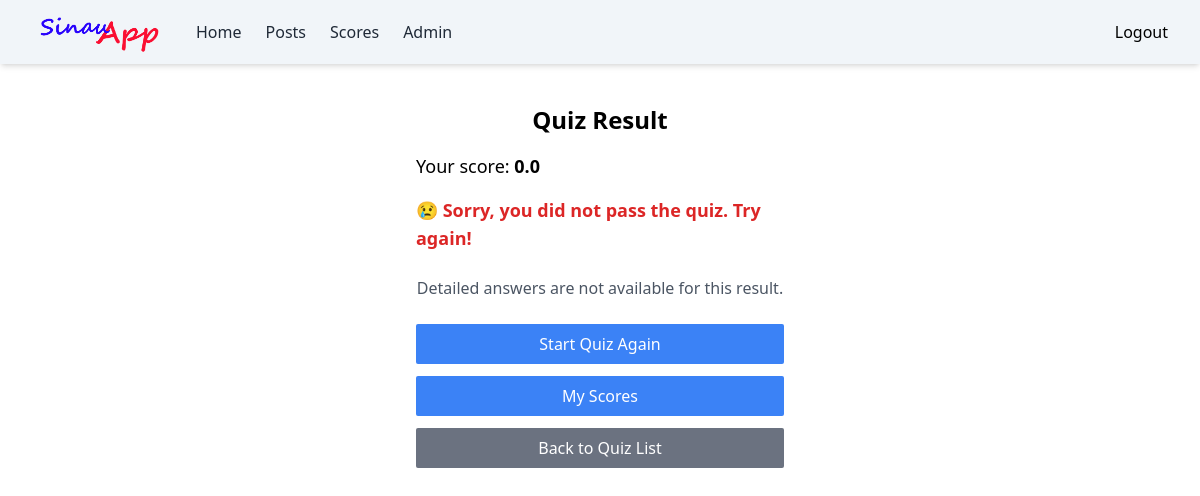
The page /quiz/quiz/1/result/ (signed in) on the database as committed earlier.
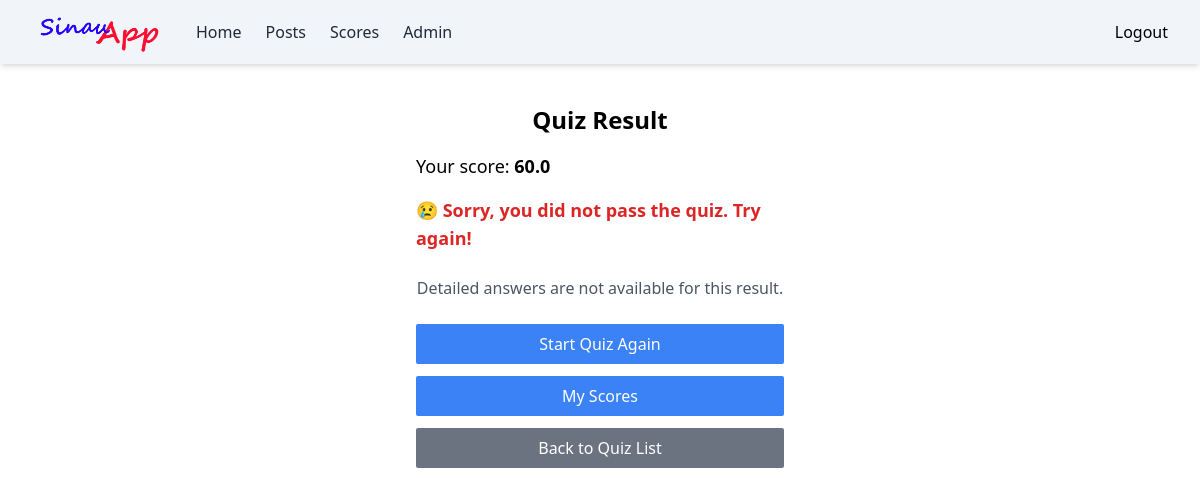
The same page on the database as committed later.
### quiz/models.py (models this page shows, shortened)
class Result(models.Model):
  quiz = models.ForeignKey(Quiz, on_delete=models.CASCADE)
  user = models.ForeignKey(User, on_delete=models.CASCADE)
  score = models.FloatField()
  created = models.DateTimeField(auto_now_add=True)

### quiz/views.py (the view)
# urls.py: path('quiz/<int:pk>/result/', views.quiz_result, name='quiz_result'),
@login_required
def quiz_result(request, pk):
    quiz = get_object_or_404(Quiz, pk=pk)
    quiz_result = request.session.get('quiz_result')
    if quiz_result and Result.objects.filter(id=quiz_result['result_id'], quiz=quiz, user=request.user).exists():
        del request.session['quiz_result']
        return render(request, 'quiz/quiz_result.html', {
            'quiz': quiz,
            **quiz_result
        })
    else:
        result = Result.objects.filter(quiz=quiz, user=request.user).order_by('-created').first()
        if result:
            return render(request, 'quiz/quiz_result.html', {
                'quiz': quiz,
                'score': result.score,
                'passed': result.score >= quiz.required_score_to_pass,
                'total_questions': None,
                'correct_answers': None,
                'question_details': None
            })
    return redirect('quiz_list')

### templates/quiz/quiz_result.html (shortened to what this page needs)
{% extends 'base.html' %}
{% block content %}
<div class="flex justify-center">
  <div class="w-full md:w-[400px] mt-6 p-4">
    <h1 class="text-2xl text-center font-bold mb-4">Quiz Result</h1>
    <p class="text-lg">
      Your score: <span class="font-semibold">{{ score }}</span>
    </p>
    {% if passed %}
      <p class="text-green-700 text-lg mt-4 font-semibold">
        🎉 Congratulations! You passed the quiz.
      </p>
    {% else %}
      <p class="text-red-600 text-lg mt-4 font-semibold">
        😢 Sorry, you did not pass the quiz. Try again!
      </p>
    {% endif %}
    <div class="mt-6">
      {% if question_details %}
        {% for question in question_details %}
          <div class="mb-4 p-4 rounded-sm text-center text-lg font-semibold
                      {% if question.is_correct %}bg-green-200{% else %}bg-red-200{% endif %}">
            <span>{{ question.title }}</span>
            <br>
            {% if question.selected_answer %}
              <span>Your Answer:</span> <span>{{ question.selected_answer }}</span>
            {% else %}
              <span>Not answered</span>
            {% endif %}
          </div>
        {% endfor %}
      {% else %}
        <p class="text-center text-gray-600 mt-4">
          Detailed answers are not available for this result.
        </p>
      {% endif %}
    </div>
    <div class="flex flex-col text-center mt-6 space-y-3">
      <a href="{% url 'quiz_take' quiz.id %}"
         class="inline-block bg-blue-500 text-white px-4 py-2 rounded-sm hover:bg-blue-600">
        Start Quiz Again
      </a>
      <a href="{% url 'scores_quiz' %}"
         class="inline-block bg-blue-500 text-white px-4 py-2 rounded-sm hover:bg-blue-600">
        My Scores
      </a>
      <a href="{% url 'quiz_list' %}"
         class="inline-block bg-gray-500 text-white px-4 py-2 rounded-sm hover:bg-gray-600">
        Back to Quiz List
      </a>
    </div>
  </div>
</div>
{% endblock %}

Rows that differ between the two databases and show on the page:
removed Result: score "0.0"
added Result: score "60.0"
